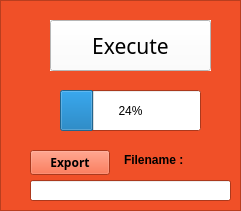
   <widget class="QFrame" name="frame_5">
    <property name="geometry">
     <rect>
      <x>-20</x>
      <y>390</y>
      <width>241</width>
      <height>211</height>
     </rect>
    </property>
    <property name="palette">
     <palette>
      <active>
       <colorrole role="WindowText">
        <brush brushstyle="SolidPattern">
         <color alpha="255">
          <red>0</red>
          <green>0</green>
          <blue>0</blue>
         </color>
        </brush>
       </colorrole>
       <colorrole role="Button">
        <brush brushstyle="SolidPattern">
         <color alpha="255">
          <red>240</red>
          <green>80</green>
          <blue>40</blue>
         </color>
        </brush>
       </colorrole>
       <colorrole role="Light">
        <brush brushstyle="SolidPattern">
         <color alpha="255">
          <red>255</red>
          <green>169</green>
          <blue>147</blue>
         </color>
        </brush>
       </colorrole>
       <colorrole role="Midlight">
        <brush brushstyle="SolidPattern">
         <color alpha="255">
          <red>247</red>
          <green>124</green>
          <blue>93</blue>
         </color>
        </brush>
       </colorrole>
       <colorrole role="Dark">
        <brush brushstyle="SolidPattern">
         <color alpha="255">
          <red>120</red>
          <green>40</green>
          <blue>20</blue>
         </color>
        </brush>
       </colorrole>
       <colorrole role="Mid">
        <brush brushstyle="SolidPattern">
         <color alpha="255">
          <red>160</red>
          <green>53</green>
          <blue>27</blue>
         </color>
        </brush>
       </colorrole>
       <colorrole role="Text">
        <brush brushstyle="SolidPattern">
         <color alpha="255">
          <red>0</red>
          <green>0</green>
          <blue>0</blue>
         </color>
        </brush>
       </colorrole>
       <colorrole role="BrightText">
        <brush brushstyle="SolidPattern">
         <color alpha="255">
          <red>255</red>
          <green>255</green>
          <blue>255</blue>
         </color>
        </brush>
       </colorrole>
       <colorrole role="ButtonText">
        <brush brushstyle="SolidPattern">
         <color alpha="255">
          <red>0</red>
          <green>0</green>
          <blue>0</blue>
         </color>
        </brush>
       </colorrole>
       <colorrole role="Base">
        <brush brushstyle="SolidPattern">
         <color alpha="255">
          <red>255</red>
          <green>255</green>
          <blue>255</blue>
         </color>
        </brush>
       </colorrole>
       <colorrole role="Window">
        <brush brushstyle="SolidPattern">
         <color alpha="255">
          <red>240</red>
          <green>80</green>
          <blue>40</blue>
         </color>
        </brush>
       </colorrole>
       <colorrole role="Shadow">
        <brush brushstyle="SolidPattern">
         <color alpha="255">
          <red>0</red>
          <green>0</green>
          <blue>0</blue>
         </color>
        </brush>
       </colorrole>
       <colorrole role="AlternateBase">
        <brush brushstyle="SolidPattern">
         <color alpha="255">
          <red>247</red>
          <green>167</green>
          <blue>147</blue>
         </color>
        </brush>
       </colorrole>
       <colorrole role="ToolTipBase">
        <brush brushstyle="SolidPattern">
         <color alpha="255">
          <red>255</red>
          <green>255</green>
          <blue>220</blue>
         </color>
        </brush>
       </colorrole>
       <colorrole role="ToolTipText">
        <brush brushstyle="SolidPattern">
         <color alpha="255">
          <red>0</red>
          <green>0</green>
          <blue>0</blue>
         </color>
        </brush>
       </colorrole>
       <colorrole role="PlaceholderText">
        <brush brushstyle="SolidPattern">
         <color alpha="128">
          <red>0</red>
          <green>0</green>
          <blue>0</blue>
         </color>
        </brush>
       </colorrole>
      </active>
      <inactive>
       <colorrole role="WindowText">
        <brush brushstyle="SolidPattern">
         <color alpha="255">
          <red>0</red>
          <green>0</green>
          <blue>0</blue>
         </color>
        </brush>
       </colorrole>
       <colorrole role="Button">
        <brush brushstyle="SolidPattern">
         <color alpha="255">
          <red>240</red>
          <green>80</green>
          <blue>40</blue>
         </color>
        </brush>
       </colorrole>
       <colorrole role="Light">
        <brush brushstyle="SolidPattern">
         <color alpha="255">
          <red>255</red>
          <green>169</green>
          <blue>147</blue>
         </color>
        </brush>
       </colorrole>
       <colorrole role="Midlight">
        <brush brushstyle="SolidPattern">
         <color alpha="255">
          <red>247</red>
          <green>124</green>
          <blue>93</blue>
         </color>
        </brush>
       </colorrole>
       <colorrole role="Dark">
        <brush brushstyle="SolidPattern">
         <color alpha="255">
          <red>120</red>
          <green>40</green>
          <blue>20</blue>
         </color>
        </brush>
       </colorrole>
       <colorrole role="Mid">
        <brush brushstyle="SolidPattern">
         <color alpha="255">
          <red>160</red>
          <green>53</green>
          <blue>27</blue>
         </color>
        </brush>
       </colorrole>
       <colorrole role="Text">
        <brush brushstyle="SolidPattern">
         <color alpha="255">
          <red>0</red>
          <green>0</green>
          <blue>0</blue>
         </color>
        </brush>
       </colorrole>
       <colorrole role="BrightText">
        <brush brushstyle="SolidPattern">
         <color alpha="255">
          <red>255</red>
          <green>255</green>
          <blue>255</blue>
         </color>
        </brush>
       </colorrole>
       <colorrole role="ButtonText">
        <brush brushstyle="SolidPattern">
         <color alpha="255">
          <red>0</red>
          <green>0</green>
          <blue>0</blue>
         </color>
        </brush>
       </colorrole>
       <colorrole role="Base">
        <brush brushstyle="SolidPattern">
         <color alpha="255">
          <red>255</red>
          <green>255</green>
          <blue>255</blue>
         </color>
        </brush>
       </colorrole>
       <colorrole role="Window">
        <brush brushstyle="SolidPattern">
         <color alpha="255">
          <red>240</red>
          <green>80</green>
          <blue>40</blue>
         </color>
        </brush>
       </colorrole>
       <colorrole role="Shadow">
        <brush brushstyle="SolidPattern">
         <color alpha="255">
          <red>0</red>
          <green>0</green>
          <blue>0</blue>
         </color>
        </brush>
       </colorrole>
       <colorrole role="AlternateBase">
        <brush brushstyle="SolidPattern">
         <color alpha="255">
          <red>247</red>
          <green>167</green>
          <blue>147</blue>
         </color>
        </brush>
       </colorrole>
       <colorrole role="ToolTipBase">
        <brush brushstyle="SolidPattern">
         <color alpha="255">
          <red>255</red>
          <green>255</green>
          <blue>220</blue>
         </color>
        </brush>
       </colorrole>
       <colorrole role="ToolTipText">
        <brush brushstyle="SolidPattern">
         <color alpha="255">
          <red>0</red>
          <green>0</green>
          <blue>0</blue>
         </color>
        </brush>
       </colorrole>
       <colorrole role="PlaceholderText">
        <brush brushstyle="SolidPattern">
         <color alpha="128">
          <red>0</red>
          <green>0</green>
          <blue>0</blue>
         </color>
        </brush>
       </colorrole>
      </inactive>
      <disabled>
       <colorrole role="WindowText">
        <brush brushstyle="SolidPattern">
         <color alpha="255">
          <red>120</red>
          <green>40</green>
          <blue>20</blue>
         </color>
        </brush>
       </colorrole>
       <colorrole role="Button">
        <brush brushstyle="SolidPattern">
         <color alpha="255">
          <red>240</red>
          <green>80</green>
          <blue>40</blue>
         </color>
        </brush>
       </colorrole>
       <colorrole role="Light">
        <brush brushstyle="SolidPattern">
         <color alpha="255">
          <red>255</red>
          <green>169</green>
          <blue>147</blue>
         </color>
        </brush>
       </colorrole>
       <colorrole role="Midlight">
        <brush brushstyle="SolidPattern">
         <color alpha="255">
          <red>247</red>
          <green>124</green>
          <blue>93</blue>
         </color>
        </brush>
       </colorrole>
       <colorrole role="Dark">
        <brush brushstyle="SolidPattern">
         <color alpha="255">
          <red>120</red>
          <green>40</green>
          <blue>20</blue>
         </color>
        </brush>
       </colorrole>
       <colorrole role="Mid">
        <brush brushstyle="SolidPattern">
         <color alpha="255">
          <red>160</red>
          <green>53</green>
          <blue>27</blue>
         </color>
        </brush>
       </colorrole>
       <colorrole role="Text">
        <brush brushstyle="SolidPattern">
         <color alpha="255">
          <red>120</red>
          <green>40</green>
          <blue>20</blue>
         </color>
        </brush>
       </colorrole>
       <colorrole role="BrightText">
        <brush brushstyle="SolidPattern">
         <color alpha="255">
          <red>255</red>
          <green>255</green>
          <blue>255</blue>
         </color>
        </brush>
       </colorrole>
       <colorrole role="ButtonText">
        <brush brushstyle="SolidPattern">
         <color alpha="255">
          <red>120</red>
          <green>40</green>
          <blue>20</blue>
         </color>
        </brush>
       </colorrole>
       <colorrole role="Base">
        <brush brushstyle="SolidPattern">
         <color alpha="255">
          <red>240</red>
          <green>80</green>
          <blue>40</blue>
         </color>
        </brush>
       </colorrole>
       <colorrole role="Window">
        <brush brushstyle="SolidPattern">
         <color alpha="255">
          <red>240</red>
          <green>80</green>
          <blue>40</blue>
         </color>
        </brush>
       </colorrole>
       <colorrole role="Shadow">
        <brush brushstyle="SolidPattern">
         <color alpha="255">
          <red>0</red>
          <green>0</green>
          <blue>0</blue>
         </color>
        </brush>
       </colorrole>
       <colorrole role="AlternateBase">
        <brush brushstyle="SolidPattern">
         <color alpha="255">
          <red>240</red>
          <green>80</green>
          <blue>40</blue>
         </color>
        </brush>
       </colorrole>
       <colorrole role="ToolTipBase">
        <brush brushstyle="SolidPattern">
         <color alpha="255">
          <red>255</red>
          <green>255</green>
          <blue>220</blue>
         </color>
        </brush>
       </colorrole>
       <colorrole role="ToolTipText">
        <brush brushstyle="SolidPattern">
         <color alpha="255">
          <red>0</red>
          <green>0</green>
          <blue>0</blue>
         </color>
        </brush>
       </colorrole>
       <colorrole role="PlaceholderText">
        <brush brushstyle="SolidPattern">
         <color alpha="128">
          <red>0</red>
          <green>0</green>
          <blue>0</blue>
         </color>
        </brush>
       </colorrole>
      </disabled>
     </palette>
    </property>
    <property name="autoFillBackground">
     <bool>true</bool>
    </property>
    <property name="frameShape">
     <enum>QFrame::StyledPanel</enum>
    </property>
    <property name="frameShadow">
     <enum>QFrame::Raised</enum>
    </property>
    <widget class="QPushButton" name="pushButton">
     <property name="geometry">
      <rect>
       <x>50</x>
       <y>20</y>
       <width>161</width>
       <height>51</height>
      </rect>
     </property>
     <property name="palette">
      <palette>
       <active>
        <colorrole role="WindowText">
         <brush brushstyle="SolidPattern">
          <color alpha="255">
           <red>0</red>
           <green>0</green>
           <blue>0</blue>
          </color>
         </brush>
        </colorrole>
        <colorrole role="Button">
         <brush brushstyle="SolidPattern">
          <color alpha="255">
           <red>255</red>
           <green>255</green>
           <blue>255</blue>
          </color>
         </brush>
        </colorrole>
        <colorrole role="Light">
         <brush brushstyle="SolidPattern">
          <color alpha="255">
           <red>255</red>
           <green>255</green>
           <blue>255</blue>
          </color>
         </brush>
        </colorrole>
        <colorrole role="Midlight">
         <brush brushstyle="SolidPattern">
          <color alpha="255">
           <red>255</red>
           <green>255</green>
           <blue>255</blue>
          </color>
         </brush>
        </colorrole>
        <colorrole role="Dark">
         <brush brushstyle="SolidPattern">
          <color alpha="255">
           <red>127</red>
           <green>127</green>
           <blue>127</blue>
          </color>
         </brush>
        </colorrole>
        <colorrole role="Mid">
         <brush brushstyle="SolidPattern">
          <color alpha="255">
           <red>170</red>
           <green>170</green>
           <blue>170</blue>
          </color>
         </brush>
        </colorrole>
        <colorrole role="Text">
         <brush brushstyle="SolidPattern">
          <color alpha="255">
           <red>0</red>
           <green>0</green>
           <blue>0</blue>
          </color>
         </brush>
        </colorrole>
        <colorrole role="BrightText">
         <brush brushstyle="SolidPattern">
          <color alpha="255">
           <red>255</red>
           <green>255</green>
           <blue>255</blue>
          </color>
         </brush>
        </colorrole>
        <colorrole role="ButtonText">
         <brush brushstyle="SolidPattern">
          <color alpha="255">
           <red>0</red>
           <green>0</green>
           <blue>0</blue>
          </color>
         </brush>
        </colorrole>
        <colorrole role="Base">
         <brush brushstyle="SolidPattern">
          <color alpha="255">
           <red>255</red>
           <green>255</green>
           <blue>255</blue>
          </color>
         </brush>
        </colorrole>
        <colorrole role="Window">
         <brush brushstyle="SolidPattern">
          <color alpha="255">
           <red>255</red>
           <green>255</green>
           <blue>255</blue>
          </color>
         </brush>
        </colorrole>
        <colorrole role="Shadow">
         <brush brushstyle="SolidPattern">
          <color alpha="255">
           <red>0</red>
           <green>0</green>
           <blue>0</blue>
          </color>
         </brush>
        </colorrole>
        <colorrole role="AlternateBase">
         <brush brushstyle="SolidPattern">
          <color alpha="255">
           <red>255</red>
           <green>255</green>
           <blue>255</blue>
          </color>
         </brush>
        </colorrole>
        <colorrole role="ToolTipBase">
         <brush brushstyle="SolidPattern">
          <color alpha="255">
           <red>255</red>
           <green>255</green>
           <blue>220</blue>
          </color>
         </brush>
        </colorrole>
        <colorrole role="ToolTipText">
         <brush brushstyle="SolidPattern">
          <color alpha="255">
           <red>0</red>
           <green>0</green>
           <blue>0</blue>
          </color>
         </brush>
        </colorrole>
        <colorrole role="PlaceholderText">
         <brush brushstyle="SolidPattern">
          <color alpha="128">
           <red>0</red>
           <green>0</green>
           <blue>0</blue>
          </color>
         </brush>
        </colorrole>
       </active>
       <inactive>
        <colorrole role="WindowText">
         <brush brushstyle="SolidPattern">
          <color alpha="255">
           <red>0</red>
           <green>0</green>
           <blue>0</blue>
          </color>
         </brush>
        </colorrole>
        <colorrole role="Button">
         <brush brushstyle="SolidPattern">
          <color alpha="255">
           <red>255</red>
           <green>255</green>
           <blue>255</blue>
          </color>
         </brush>
        </colorrole>
        <colorrole role="Light">
         <brush brushstyle="SolidPattern">
          <color alpha="255">
           <red>255</red>
           <green>255</green>
           <blue>255</blue>
          </color>
         </brush>
        </colorrole>
        <colorrole role="Midlight">
         <brush brushstyle="SolidPattern">
          <color alpha="255">
           <red>255</red>
           <green>255</green>
           <blue>255</blue>
          </color>
         </brush>
        </colorrole>
        <colorrole role="Dark">
         <brush brushstyle="SolidPattern">
          <color alpha="255">
           <red>127</red>
           <green>127</green>
           <blue>127</blue>
          </color>
         </brush>
        </colorrole>
        <colorrole role="Mid">
         <brush brushstyle="SolidPattern">
          <color alpha="255">
           <red>170</red>
           <green>170</green>
           <blue>170</blue>
          </color>
         </brush>
        </colorrole>
        <colorrole role="Text">
         <brush brushstyle="SolidPattern">
          <color alpha="255">
           <red>0</red>
           <green>0</green>
           <blue>0</blue>
          </color>
         </brush>
        </colorrole>
        <colorrole role="BrightText">
         <brush brushstyle="SolidPattern">
          <color alpha="255">
           <red>255</red>
           <green>255</green>
           <blue>255</blue>
          </color>
         </brush>
        </colorrole>
        <colorrole role="ButtonText">
         <brush brushstyle="SolidPattern">
          <color alpha="255">
           <red>0</red>
           <green>0</green>
           <blue>0</blue>
          </color>
         </brush>
        </colorrole>
        <colorrole role="Base">
         <brush brushstyle="SolidPattern">
          <color alpha="255">
           <red>255</red>
           <green>255</green>
           <blue>255</blue>
          </color>
         </brush>
        </colorrole>
        <colorrole role="Window">
         <brush brushstyle="SolidPattern">
          <color alpha="255">
           <red>255</red>
           <green>255</green>
           <blue>255</blue>
          </color>
         </brush>
        </colorrole>
        <colorrole role="Shadow">
         <brush brushstyle="SolidPattern">
          <color alpha="255">
           <red>0</red>
           <green>0</green>
           <blue>0</blue>
          </color>
         </brush>
        </colorrole>
        <colorrole role="AlternateBase">
         <brush brushstyle="SolidPattern">
          <color alpha="255">
           <red>255</red>
           <green>255</green>
           <blue>255</blue>
          </color>
         </brush>
        </colorrole>
        <colorrole role="ToolTipBase">
         <brush brushstyle="SolidPattern">
          <color alpha="255">
           <red>255</red>
           <green>255</green>
           <blue>220</blue>
          </color>
         </brush>
        </colorrole>
        <colorrole role="ToolTipText">
         <brush brushstyle="SolidPattern">
          <color alpha="255">
           <red>0</red>
           <green>0</green>
           <blue>0</blue>
          </color>
         </brush>
        </colorrole>
        <colorrole role="PlaceholderText">
         <brush brushstyle="SolidPattern">
          <color alpha="128">
           <red>0</red>
           <green>0</green>
           <blue>0</blue>
          </color>
         </brush>
        </colorrole>
       </inactive>
       <disabled>
        <colorrole role="WindowText">
         <brush brushstyle="SolidPattern">
          <color alpha="255">
           <red>127</red>
           <green>127</green>
           <blue>127</blue>
          </color>
         </brush>
        </colorrole>
        <colorrole role="Button">
         <brush brushstyle="SolidPattern">
          <color alpha="255">
           <red>255</red>
           <green>255</green>
           <blue>255</blue>
          </color>
         </brush>
        </colorrole>
        <colorrole role="Light">
         <brush brushstyle="SolidPattern">
          <color alpha="255">
           <red>255</red>
           <green>255</green>
           <blue>255</blue>
          </color>
         </brush>
        </colorrole>
        <colorrole role="Midlight">
         <brush brushstyle="SolidPattern">
          <color alpha="255">
           <red>255</red>
           <green>255</green>
           <blue>255</blue>
          </color>
         </brush>
        </colorrole>
        <colorrole role="Dark">
         <brush brushstyle="SolidPattern">
          <color alpha="255">
           <red>127</red>
           <green>127</green>
           <blue>127</blue>
          </color>
         </brush>
        </colorrole>
        <colorrole role="Mid">
         <brush brushstyle="SolidPattern">
          <color alpha="255">
           <red>170</red>
           <green>170</green>
           <blue>170</blue>
          </color>
         </brush>
        </colorrole>
        <colorrole role="Text">
         <brush brushstyle="SolidPattern">
          <color alpha="255">
           <red>127</red>
           <green>127</green>
           <blue>127</blue>
          </color>
         </brush>
        </colorrole>
        <colorrole role="BrightText">
         <brush brushstyle="SolidPattern">
          <color alpha="255">
           <red>255</red>
           <green>255</green>
           <blue>255</blue>
          </color>
         </brush>
        </colorrole>
        <colorrole role="ButtonText">
         <brush brushstyle="SolidPattern">
          <color alpha="255">
           <red>127</red>
           <green>127</green>
           <blue>127</blue>
          </color>
         </brush>
        </colorrole>
        <colorrole role="Base">
         <brush brushstyle="SolidPattern">
          <color alpha="255">
           <red>255</red>
           <green>255</green>
           <blue>255</blue>
          </color>
         </brush>
        </colorrole>
        <colorrole role="Window">
         <brush brushstyle="SolidPattern">
          <color alpha="255">
           <red>255</red>
           <green>255</green>
           <blue>255</blue>
          </color>
         </brush>
        </colorrole>
        <colorrole role="Shadow">
         <brush brushstyle="SolidPattern">
          <color alpha="255">
           <red>0</red>
           <green>0</green>
           <blue>0</blue>
          </color>
         </brush>
        </colorrole>
        <colorrole role="AlternateBase">
         <brush brushstyle="SolidPattern">
          <color alpha="255">
           <red>255</red>
           <green>255</green>
           <blue>255</blue>
          </color>
         </brush>
        </colorrole>
        <colorrole role="ToolTipBase">
         <brush brushstyle="SolidPattern">
          <color alpha="255">
           <red>255</red>
           <green>255</green>
           <blue>220</blue>
          </color>
         </brush>
        </colorrole>
        <colorrole role="ToolTipText">
         <brush brushstyle="SolidPattern">
          <color alpha="255">
           <red>0</red>
           <green>0</green>
           <blue>0</blue>
          </color>
         </brush>
        </colorrole>
        <colorrole role="PlaceholderText">
         <brush brushstyle="SolidPattern">
          <color alpha="128">
           <red>0</red>
           <green>0</green>
           <blue>0</blue>
          </color>
         </brush>
        </colorrole>
       </disabled>
      </palette>
     </property>
     <property name="font">
      <font>
       <family>Fast Forward</family>
       <pointsize>16</pointsize>
      </font>
     </property>
     <property name="autoFillBackground">
      <bool>true</bool>
     </property>
     <property name="text">
      <string>Execute</string>
     </property>
    </widget>
    <widget class="QProgressBar" name="progressBar">
     <property name="geometry">
      <rect>
       <x>60</x>
       <y>90</y>
       <width>141</width>
       <height>41</height>
      </rect>
     </property>
     <property name="value">
      <number>24</number>
     </property>
    </widget>
    <widget class="QPushButton" name="pushButton_4">
     <property name="geometry">
      <rect>
       <x>30</x>
       <y>150</y>
       <width>80</width>
       <height>25</height>
      </rect>
     </property>
     <property name="font">
      <font>
       <family>Segoe UI Black</family>
       <weight>75</weight>
       <bold>true</bold>
      </font>
     </property>
     <property name="text">
      <string>Export</string>
     </property>
    </widget>
    <widget class="QLabel" name="label_51">
     <property name="geometry">
      <rect>
       <x>124</x>
       <y>150</y>
       <width>71</width>
       <height>20</height>
      </rect>
     </property>
     <property name="font">
      <font>
       <weight>75</weight>
       <bold>true</bold>
      </font>
     </property>
     <property name="text">
      <string>Filename :</string>
     </property>
    </widget>
    <widget class="QLineEdit" name="lineEdit">
     <property name="geometry">
      <rect>
       <x>30</x>
       <y>180</y>
       <width>201</width>
       <height>21</height>
      </rect>
     </property>
    </widget>
   </widget>
